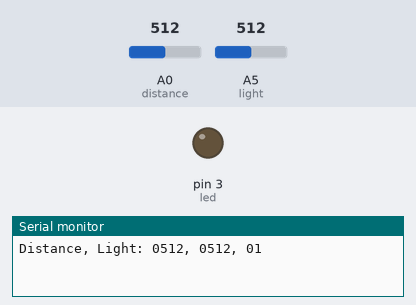
A sketch run on a simulated Arduino Uno, built with avr-gcc and run on an emulated ATmega328P. On the bench: output pins drawn as LEDs (lit = HIGH), the last lines printed to the serial monitor. Inputs (shaded band) come from the test bench; at power-on: A0 (distance) = 512, A5 (light) = 512.

Above: at 1.2 s.
1.3 s: A0 (distance) set to 585
10.5 s: A0 (distance) set to 612
15.5 s: A0 (distance) set to 590
At 17.2 s:
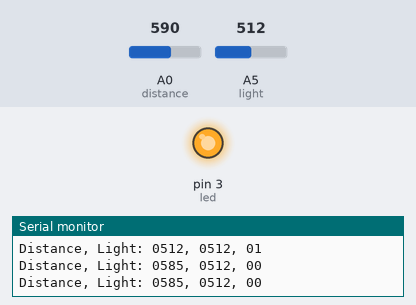
24.5 s: A0 (distance) set to 610
At 28.8 s:
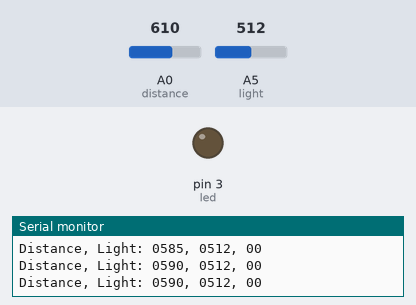
Timing chart, 0 to 30.3 s (numbered marks = the images above; inputs shaded):
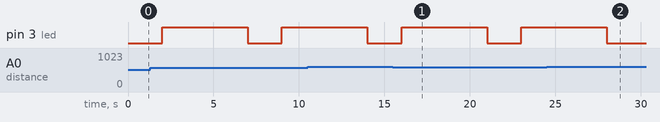

Measured:
- after the input at 15.5 s, pin 3 (led): LOW → HIGH after 0.50 s, → LOW 5.0 s later, → HIGH 2.0 s later
- after the input at 24.5 s, pin 3 (led): goes on until 28.0 s, then stays LOW

The sketch:

node.ino
```cpp
//collects data from an analog sensor
// analog pin used to connect the sharp sensor
unsigned int pinStatus = 0;
int led = 3;
int distance = A0;
int distVal = 0;  // variable to store the values from sensor(initially zero)
int light = A5;
int lightVal = 0;
int ledVal = 0;
boolean option = false;
boolean start = false;

char buffer[30];

void setup()
{
  Serial.begin(9600);               // starts the serial monitor
  pinMode(led,OUTPUT);
  digitalWrite(led,OUTPUT);
}

void loop()
{
  if(Serial.available() > 0)
  {
    pinStatus = Serial.parseInt();
    switch(pinStatus)
    {
      case 1:
        digitalWrite(led, HIGH);
        option = true;
        break;
      case 2:
        digitalWrite(led, LOW);
        option = true;
        break;
      case 3:
         start = true;
         break;
      default:
         break;
    }
  }

  distVal = analogRead(distance);       // reads the value of the sharp sensor
  lightVal = analogRead(light);
  ledVal = digitalRead(led);

  if(option == true)
  {
    delay(5000);
    option = false;
  }else
  {
    //sunrise = 50
    if(lightVal > 50)
    {
      digitalWrite(led, LOW);
    }else if(lightVal <= 50)
    {
      digitalWrite(led, HIGH);
    }

    //people walk-by
    if(ledVal == LOW and distVal <= 600 and distVal >= 300)
    {
      digitalWrite(led, HIGH);
      delay(5000);
      if(lightVal >= 100)
      {
        digitalWrite(led, LOW);
      }
    }
  }
  if(ledVal == LOW)
  {
    sprintf(buffer, "Distance, Light: %04d, %04d, %02d", distVal, lightVal, 0);
  }else if(ledVal == HIGH)
  {
    sprintf(buffer, "Distance, Light: %04d, %04d, %02d", distVal, lightVal, 1);
  } // prints the value of the sensor to the serial monitor
  Serial.println(buffer);
  delay(2000);                    // wait for this much time before printing next value
}
```
